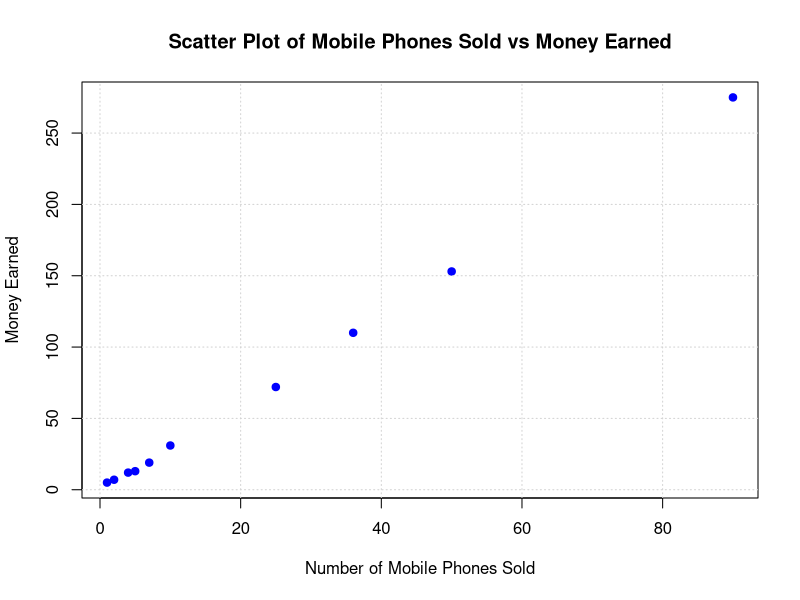

Here is the R script that generated this plot:
x <- c(4, 1, 5, 7, 10, 2, 50, 25, 90, 36)
y <- c(12, 5, 13, 19, 31, 7, 153, 72, 275, 110)

plot(x, y, main="Scatter Plot of Mobile Phones Sold vs Money Earned",
     xlab="Number of Mobile Phones Sold", ylab="Money Earned",
     pch=19, col="blue")
grid()
